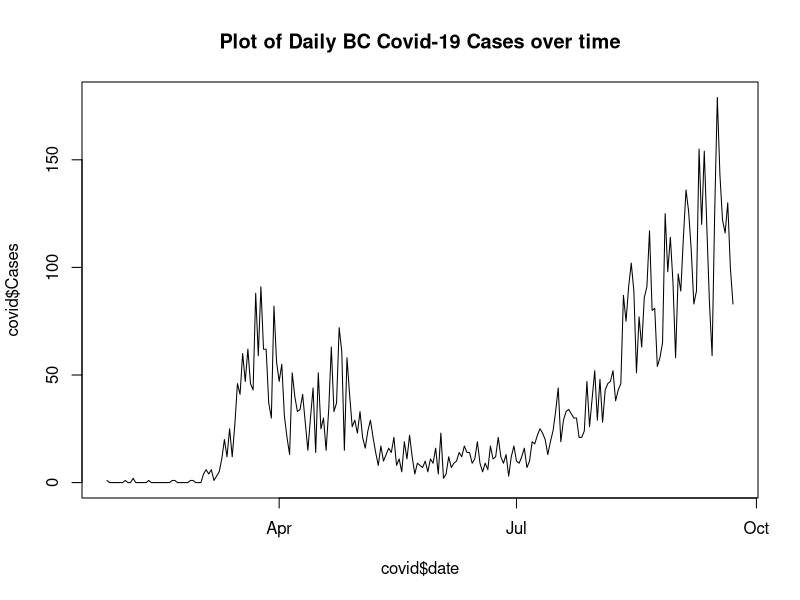
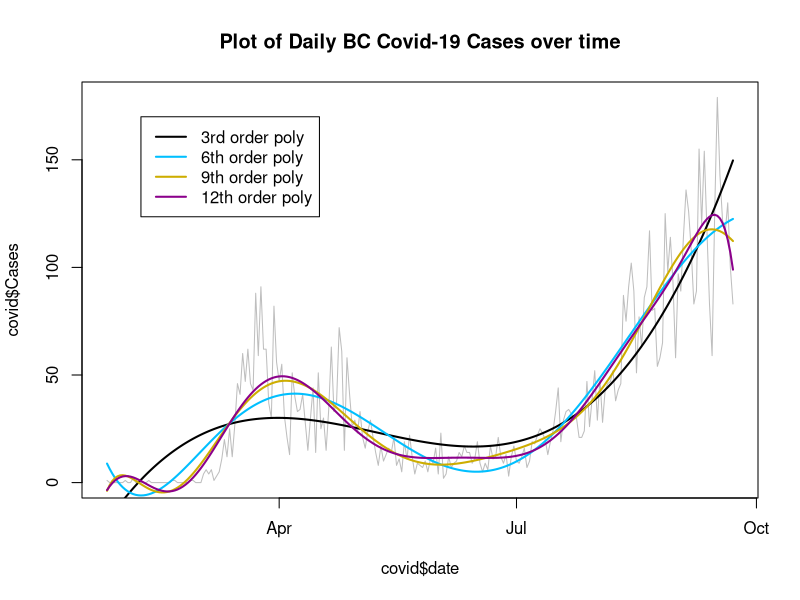
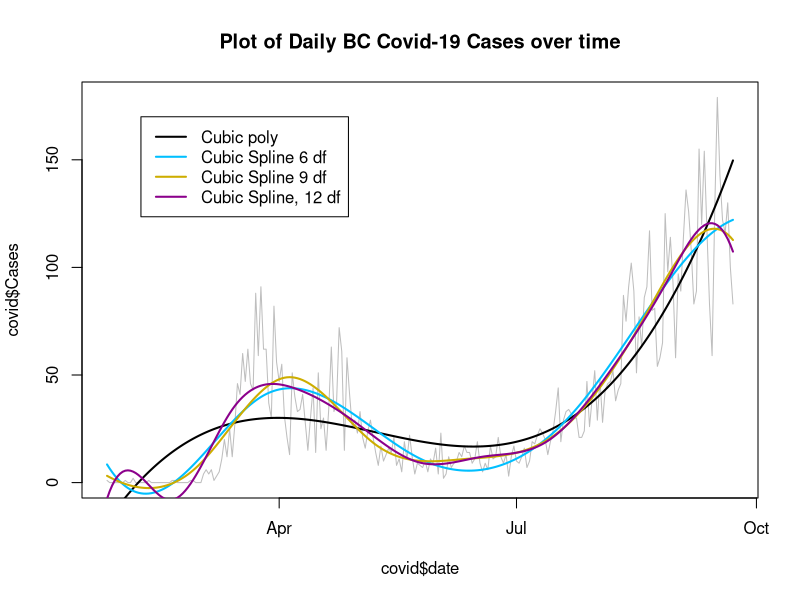
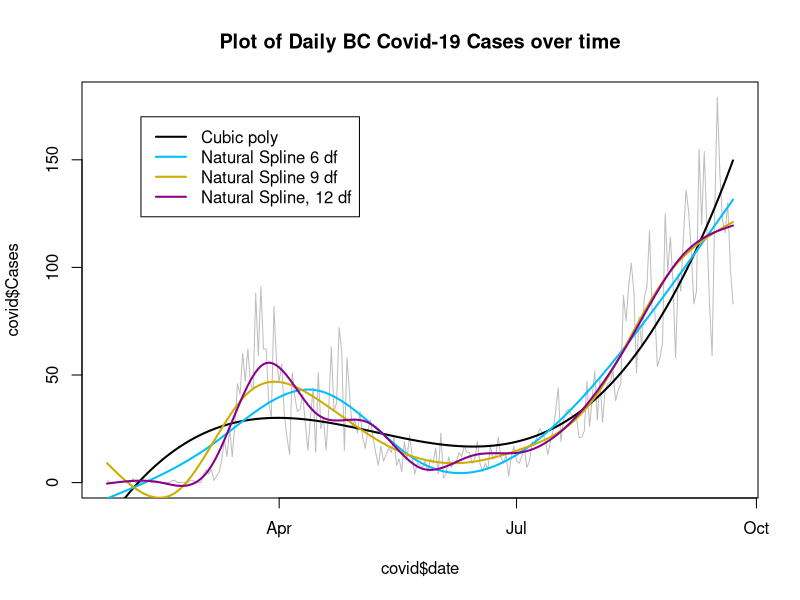
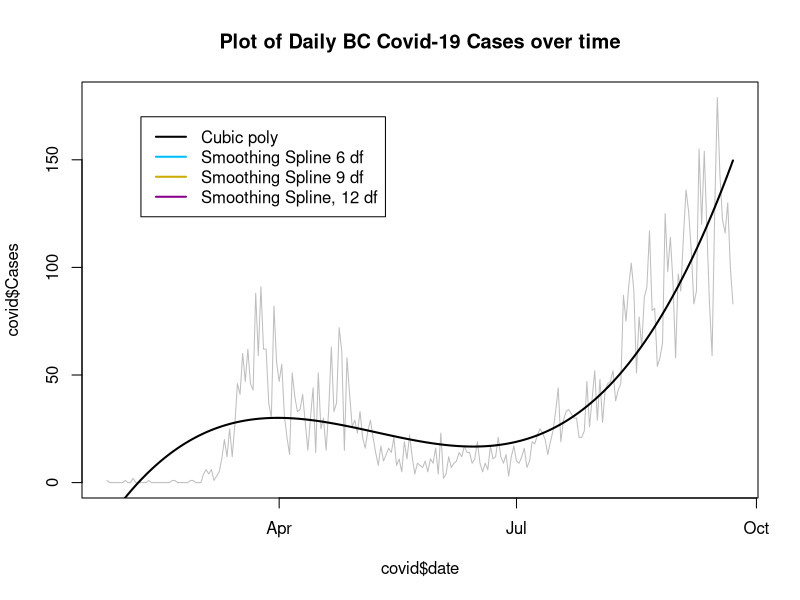

Write R code to recreate these figures, in order.
# Fitting various splines to Covid-19 data

covid <-  read.csv ("Covid BC 2020-09-22.csv", header=TRUE)
covid$date = as.Date(covid$Date, "%Y-%m-%d")
head(covid)
summary(covid)

# Plot of data
x11(h=7, w=10)
plot(x=covid$date, y=covid$Cases, type="l", main="Plot of Daily BC Covid-19 Cases over time")

##################################################################
# Plot with added polynomials
x11(h=7, w=10)
plot(x=covid$date, y=covid$Cases, type="l", col="gray", 
     main="Plot of Daily BC Covid-19 Cases over time")

# Adding legend to the plot.  Note that "as.numeric(covid$date)"
#   shows that dates are represented numerically by numbers
#   ranging from 18287 to 18527, so putting legend corner at 18300
legend(x=18300, y=170, 
       legend=c("3rd order poly", "6th order poly", "9th order poly", '12th order poly'), lty="solid",
       col=colors()[c(24,121,145,84)], lwd=2)

# Add cubic polynomial to plot (3 df model)
poly3 <- lm(data=covid, Cases ~ poly(x=date, degree=3))
summary(poly3)
lines(x=covid$date, y=predict(poly3, newdata=covid), col=colors()[24], lwd=2)
# Add 6th order polynomial to plot (3 df model)
poly6 <- lm(data=covid, Cases ~ poly(x=date, degree=6))
#summary(poly6)
lines(x=covid$date, y=predict(poly6, newdata=covid), col=colors()[121], lwd=2)
# Add 9th polynomial to plot (9 df model)
poly9 <- lm(data=covid, Cases ~ poly(x=date, degree=9))
#summary(poly9)
lines(x=covid$date, y=predict(poly9, newdata=covid), col=colors()[145], lwd=2)
# Add 12th polynomial to plot (9 df model)
poly12 <- lm(data=covid, Cases ~ poly(x=date, degree=12))
#summary(poly12)
lines(x=covid$date, y=predict(poly12, newdata=covid), col=colors()[84], lwd=2)

###################################################################
# Now use splines.  Will try three different cubic splines:
#   6df (3 knots), 9df (6 knots), 12df (9 knots)
# First preparing a new plot
x11(h=7, w=10)
plot(x=covid$date, y=covid$Cases, type="l", col="gray", 
     main="Plot of Daily BC Covid-19 Cases over time")
legend(x=18300, y=170, legend=c("Cubic poly", "Cubic Spline 6 df", 
                             "Cubic Spline 9 df", "Cubic Spline, 12 df"), 
       lty="solid", col=colors()[c(24,121,145,84)], lwd=2)
lines(x=covid$date, y=predict(poly3, newdata=covid), col=colors()[24], lwd=2)

# Now start fitting splines.  
library(splines)
# Cubic regression spline using bs() to create the basis functions
# 6 DF spline
head(bs(covid$date,df=6))
cub.spl.6 <- lm(data=covid, Cases ~ bs(date,df=6))
summary(cub.spl.6) #Doesn't mean much
lines(x=covid$date, y=predict(cub.spl.6, newdata=covid), col=colors()[121], lwd=2)

# 9 DF spline
#head(bs(covid$date,df=9))
cub.spl.9 <- lm(data=covid, Cases ~ bs(date,df=9))
#summary(cub.spl.9) #Doesn't mean much
lines(x=covid$date, y=predict(cub.spl.9, newdata=covid), col=colors()[145], lwd=2)

# 12 DF spline
#head(bs(covid$date,df=12))
cub.spl.12 <- lm(data=covid, Cases ~ bs(date,df=12))
#summary(cub.spl.12) #Doesn't mean much
lines(x=covid$date, y=predict(cub.spl.12, newdata=covid), col=colors()[84], lwd=2)


####################################################################
# Repeat using natural splines
#   6df (3 knots), 9df (6 knots), 12df (9 knots)
# First preparing a new plot
x11(h=7, w=10)
plot(x=covid$date, y=covid$Cases, type="l", col="gray", 
     main="Plot of Daily BC Covid-19 Cases over time")
legend(x=18300, y=170, legend=c("Cubic poly", "Natural Spline 6 df", 
                                "Natural Spline 9 df", "Natural Spline, 12 df"), 
       lty="solid", col=colors()[c(24,121,145,84)], lwd=2)
lines(x=covid$date, y=predict(poly3, newdata=covid), col=colors()[24], lwd=2)

# NATURAL spline using ns() to create the basis functions
# 6 DF spline
head(ns(covid$date,df=6))
nat.spl.6 <- lm(data=covid, Cases ~ ns(date,df=6))
summary(nat.spl.6) #Doesn't mean much
lines(x=covid$date, y=predict(nat.spl.6, newdata=covid), col=colors()[121], lwd=2)

# 9 DF spline
#head(ns(covid$date,df=9))
nat.spl.9 <- lm(data=covid, Cases ~ ns(date,df=9))
#summary(nat.spl.9) #Doesn't mean much
lines(x=covid$date, y=predict(nat.spl.9, newdata=covid), col=colors()[145], lwd=2)

# 12 DF spline
#head(ns(covid$date,df=12))
nat.spl.12 <- lm(data=covid, Cases ~ ns(date,df=12))
#summary(nat.spl.12) #Doesn't mean much
lines(x=covid$date, y=predict(nat.spl.12, newdata=covid), col=colors()[84], lwd=2)

#######################################################################
# Next try smoothing splines using the smooth.spline() function
#   Specify x and y and some other parameters to control the DF.
#   Default is to do GCV, but CV can be requested, too.

x11(h=7, w=10)

plot(x=covid$date, y=covid$Cases, type="l", col="gray", 
     main="Plot of Daily BC Covid-19 Cases over time")
legend(x=18300, y=170, legend=c("Cubic poly", "Smoothing Spline 6 df", 
                                "Smoothing Spline 9 df", "Smoothing Spline, 12 df"), 
       lty="solid", col=colors()[c(24,121,145,84)], lwd=2)
lines(x=covid$date, y=predict(poly3, newdata=covid), col=colors()[24], lwd=2)
